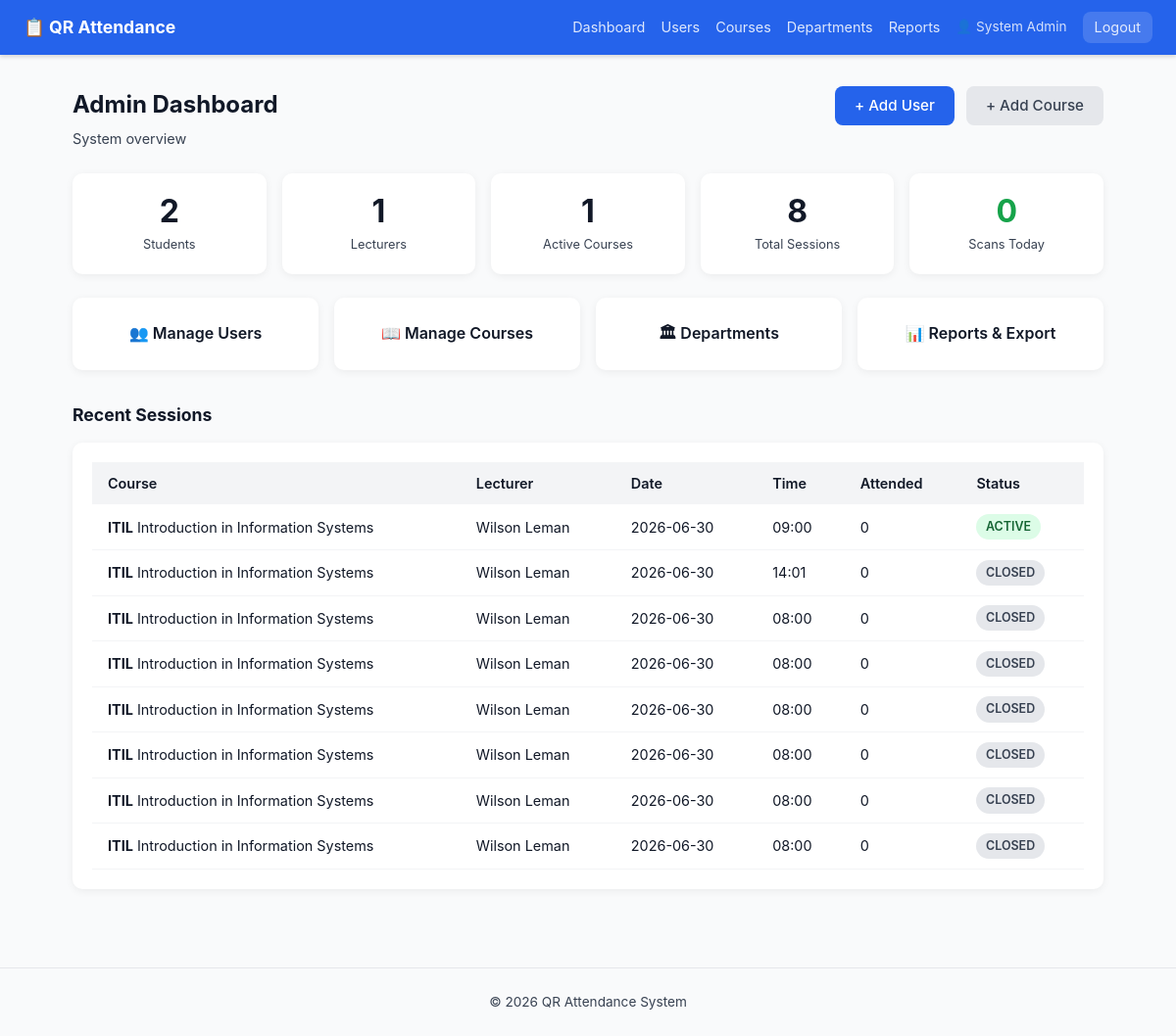
Screenshot of /admin/dashboard (signed in) with the database file from the repository.
### tables this page shows
CREATE TABLE `sessions` (
  `id` int(10) UNSIGNED NOT NULL,
  `course_id` int(10) UNSIGNED NOT NULL,
  `lecturer_id` int(10) UNSIGNED NOT NULL,
  `title` varchar(180) DEFAULT NULL,
  `session_date` date NOT NULL,
  `start_time` time NOT NULL,
  `end_time` time NOT NULL,
  `qr_token` varchar(64) NOT NULL,
  `qr_expires_at` timestamp NOT NULL DEFAULT current_timestamp() ON UPDATE current_timestamp(),
  `qr_image_path` varchar(255) DEFAULT NULL,
  `status` enum('pending','active','closed') NOT NULL DEFAULT 'pending',
  `created_at` timestamp NOT NULL DEFAULT current_timestamp()
);

CREATE TABLE `courses` (
  `id` int(10) UNSIGNED NOT NULL,
  `department_id` int(10) UNSIGNED DEFAULT NULL,
  `lecturer_id` int(10) UNSIGNED DEFAULT NULL,
  `code` varchar(30) NOT NULL,
  `name` varchar(180) NOT NULL,
  `description` text DEFAULT NULL,
  `credit_hours` tinyint(3) UNSIGNED DEFAULT 3,
  `semester` tinyint(3) UNSIGNED DEFAULT NULL,
  `academic_year` varchar(10) DEFAULT NULL,
  `is_active` tinyint(1) NOT NULL DEFAULT 1,
  `created_at` timestamp NOT NULL DEFAULT current_timestamp()
);

### app/core/Controller.php (called while the page is built, shortened)
<?php
class Controller
{
    public function __construct()
    {
        $this->db = Database::getInstance();
    }
    protected function view(string $view, array $data = []): void
    {
        extract($data, EXTR_SKIP);
        $file = APP_PATH . "/views/{$view}.php";
        require APP_PATH . '/views/layouts/header.php';
        require $file;
        require APP_PATH . '/views/layouts/footer.php';
    }
}

### app/controllers/AdminController.php (called while the page is built, shortened)
<?php
class AdminController extends Controller
{
    public function dashboard(): void
    {
        $stats = [
            'students'  => $this->db->scalar("SELECT COUNT(*) FROM students"),
            'lecturers' => $this->db->scalar("SELECT COUNT(*) FROM lecturers"),
            'courses'   => $this->db->scalar("SELECT COUNT(*) FROM courses WHERE is_active=1"),
            'sessions'  => $this->db->scalar("SELECT COUNT(*) FROM sessions"),
            'today'     => $this->db->scalar(
                "SELECT COUNT(*) FROM attendance WHERE DATE(scanned_at) = CURDATE()"
            ),
        ];
        $recentSessions = $this->db->all(
            "SELECT s.*, c.name AS course_name, c.code AS course_code,
                    u.name AS lecturer_name, COUNT(a.id) AS att_count
               FROM sessions s
               JOIN courses   c ON c.id = s.course_id
               JOIN lecturers l ON l.id = s.lecturer_id
               JOIN users     u ON u.id = l.user_id
               LEFT JOIN attendance a ON a.session_id = s.id
              GROUP BY s.id
              ORDER BY s.created_at DESC LIMIT 10"
        );
        $this->view('admin/dashboard', [
            'user'           => Auth::user(),
            'stats'          => $stats,
            'recentSessions' => $recentSessions,
            'flash'          => $this->getFlash(),
        ]);
    }
}

### public/index.php (called while the page is built, shortened)
<?php
require_once APP_PATH . '/core/Database.php';
require_once APP_PATH . '/core/Controller.php';
require_once APP_PATH . '/core/Router.php';
$router = new Router();
$router->get( '/',         'AuthController@showLogin');
$router->get( '/login',    'AuthController@showLogin');
$router->post('/login',    'AuthController@login');
$router->get( '/register', 'AuthController@showRegister');
$router->post('/register', 'AuthController@register');
$router->get( '/logout',   'AuthController@logout');
$router->get('/attend/:token', 'AttendanceController@scan');
$router->get( '/lecturer/dashboard',            'LecturerController@dashboard',         ['auth','role:lecturer']);
$router->get( '/lecturer/sessions',             'LecturerController@sessions',          ['auth','role:lecturer']);
$router->get( '/lecturer/sessions/create',      'LecturerController@createSessionForm', ['auth','role:lecturer']);
$router->post('/lecturer/sessions/create',      'LecturerController@createSession',     ['auth','role:lecturer']);
$router->post('/lecturer/sessions/:id/activate','LecturerController@activateSession', ['auth','role:lecturer']);
$router->get( '/lecturer/sessions/:id/scan',    'LecturerController@scanView',          ['auth','role:lecturer']);
$router->post('/lecturer/sessions/:id/activate','LecturerController@activateSession',   ['auth','role:lecturer']);
$router->post('/lecturer/sessions/:id/close',   'LecturerController@closeSession',      ['auth','role:lecturer']);
$router->get( '/student/dashboard',    'StudentController@dashboard',   ['auth','role:student']);
$router->get( '/student/courses/:id',  'StudentController@courseDetail',['auth','role:student']);
$router->get( '/admin/dashboard',           'AdminController@dashboard',       ['auth','role:admin']);
$router->get( '/admin/users',               'AdminController@users',           ['auth','role:admin']);
$router->get( '/admin/users/create',        'AdminController@createUserForm',  ['auth','role:admin']);
$router->post('/admin/users/create',        'AdminController@createUser',      ['auth','role:admin']);
$router->post('/admin/users/:id/toggle',    'AdminController@toggleUser',      ['auth','role:admin']);
$router->get( '/admin/courses',             'AdminController@courses',         ['auth','role:admin']);
$router->get( '/admin/courses/create',      'AdminController@createCourseForm',['auth','role:admin']);
$router->post('/admin/courses/create',      'AdminController@createCourse',    ['auth','role:admin']);
$router->post('/admin/courses/:id/toggle',  'AdminController@toggleCourse',    ['auth','role:admin']);
$router->get( '/admin/departments',         'AdminController@departments',     ['auth','role:admin']);
$router->post('/admin/departments/create',  'AdminController@createDepartment',['auth','role:admin']);
$router->get( '/admin/reports',             'AdminController@reports',         ['auth','role:admin']);
$router->get( '/admin/reports/export',      'AdminController@exportReport',    ['auth','role:admin']);
$router->get( '/admin/courses/:id/enrollment', 'AdminController@enrollmentView', ['auth','role:admin']);
$router->post('/admin/courses/:id/enroll',     'AdminController@enrollStudent',  ['auth','role:admin']);
$router->dispatch();

### app/config/database.php (called while the page is built)
<?php
return [
    'driver'   => 'mysql',
    'host'     => $_ENV['DB_HOST']     ?? 'localhost',
    'port'     => $_ENV['DB_PORT']     ?? '3306',
    'database' => $_ENV['DB_NAME']     ?? 'qr_attendance',
    'username' => $_ENV['DB_USER']     ?? 'root',
    'password' => $_ENV['DB_PASS']     ?? '',
    'charset'  => 'utf8mb4',
    'options'  => [
        PDO::ATTR_ERRMODE            => PDO::ERRMODE_EXCEPTION,
        PDO::ATTR_DEFAULT_FETCH_MODE => PDO::FETCH_ASSOC,
        PDO::ATTR_EMULATE_PREPARES   => false,
    ],
];

### app/core/Database.php (called while the page is built, shortened)
<?php
class Database
{
    private static ?Database $instance = null;
    private PDO $pdo;
    private function __construct()
    {
        $config = require APP_PATH . '/config/database.php';
        $dsn = sprintf(
            '%s:host=%s;port=%s;dbname=%s;charset=%s',
            $config['driver'],
            $config['host'],
            $config['port'],
            $config['database'],
            $config['charset']
        );
        try {
            $this->pdo = new PDO($dsn, $config['username'], $config['password'], $config['options']);
        } catch (PDOException $e) {
            error_log('DB connection failed: ' . $e->getMessage());
            throw new RuntimeException('Database connection failed. Check logs for details.');
        }
    }
    public static function getInstance(): self
    {
        if (self::$instance === null) {
            self::$instance = new self();
        }
        return self::$instance;
    }
    private function run(string $sql, array $params = []): PDOStatement
    {
        $stmt = $this->pdo->prepare($sql);
        $stmt->execute($params);
        return $stmt;
    }
    public function all(string $sql, array $params = []): array
    {
        return $this->run($sql, $params)->fetchAll();
    }
    public function scalar(string $sql, array $params = []): mixed
    {
        $row = $this->run($sql, $params)->fetch(PDO::FETCH_NUM);
        return $row ? $row[0] : null;
    }
}

### app/views/admin/dashboard.php (the view, shortened to what this page needs)
<div class="page-header">
    <div>
        <h1>Admin Dashboard</h1>
        <p class="subtitle">System overview</p>
    </div>
    <div class="header-actions">
        <a href="<?= BASE_URL ?>/admin/users/create" class="btn btn-primary">+ Add User</a>
        <a href="<?= BASE_URL ?>/admin/courses/create" class="btn btn-secondary">+ Add Course</a>
    </div>
</div>
<div class="stat-strip">
    <div class="stat-box">
        <span class="stat-num"><?= (int)$stats['students'] ?></span>
        <span class="stat-label">Students</span>
    </div>
    <div class="stat-box">
        <span class="stat-num"><?= (int)$stats['lecturers'] ?></span>
        <span class="stat-label">Lecturers</span>
    </div>
    <div class="stat-box">
        <span class="stat-num"><?= (int)$stats['courses'] ?></span>
        <span class="stat-label">Active Courses</span>
    </div>
    <div class="stat-box">
        <span class="stat-num"><?= (int)$stats['sessions'] ?></span>
        <span class="stat-label">Total Sessions</span>
    </div>
    <div class="stat-box">
        <span class="stat-num text-success"><?= (int)$stats['today'] ?></span>
        <span class="stat-label">Scans Today</span>
    </div>
</div>
<div class="admin-nav-grid">
    <a href="<?= BASE_URL ?>/admin/users"       class="admin-nav-card">👥 Manage Users</a>
    <a href="<?= BASE_URL ?>/admin/courses"     class="admin-nav-card">📖 Manage Courses</a>
    <a href="<?= BASE_URL ?>/admin/departments" class="admin-nav-card">🏛 Departments</a>
    <a href="<?= BASE_URL ?>/admin/reports"     class="admin-nav-card">📊 Reports & Export</a>
</div>
<section class="section">
    <h2 class="section-title">Recent Sessions</h2>
    <div class="card">
        <?php if (empty($recentSessions)): ?>
            <p class="empty">No sessions yet.</p>
        <?php else: ?>
        <table class="table">
            <thead>
                <tr>
                    <th>Course</th>
                    <th>Lecturer</th>
                    <th>Date</th>
                    <th>Time</th>
                    <th>Attended</th>
                    <th>Status</th>
                </tr>
            </thead>
            <tbody>
            <?php foreach ($recentSessions as $s): ?>
                <tr>
                    <td><strong><?= htmlspecialchars($s['course_code']) ?></strong>
                        <?= htmlspecialchars($s['course_name']) ?></td>
                    <td><?= htmlspecialchars($s['lecturer_name']) ?></td>
                    <td><?= htmlspecialchars($s['session_date']) ?></td>
                    <td><?= htmlspecialchars(substr($s['start_time'],0,5)) ?></td>
                    <td><?= (int)$s['att_count'] ?></td>
                    <td><span class="badge badge-<?= $s['status'] ?>"><?= $s['status'] ?></span></td>
                </tr>
            <?php endforeach; ?>
            </tbody>
        </table>
        <?php endif; ?>
    </div>
</section>

### app/core/Router.php (shortened to what this page needs)
<?php
class Router
{
    private array $routes = [];
    private function addRoute(string $method, string $path, string $handler, array $middleware): void
    {
        $this->routes[] = compact('method', 'path', 'pattern', 'handler', 'middleware');
    }
    public function dispatch(): void
{
    $method     = $_SERVER['REQUEST_METHOD'];
    $requestUri = strtok($_SERVER['REQUEST_URI'], '?');
    $scriptDir  = str_replace('\\', '/', dirname($_SERVER['SCRIPT_NAME']));
    $basePath   = rtrim($scriptDir, '/');
    $uri        = '/' . ltrim(substr($requestUri, strlen($basePath)), '/');
    $uri = preg_replace('#^/index\.php(/|$)#', '/', $uri);
    foreach ($this->routes as $route) {
            if ($route['method'] !== $method) {
                continue;
            }
            if (!preg_match($route['pattern'], $uri, $matches)) {
                continue;
            }
            $params = array_filter($matches, 'is_string', ARRAY_FILTER_USE_KEY);
            [$class, $action] = explode('@', $route['handler']);
            $controller = new $class();
            $controller->$action($params);
            return;
        }
    }
}

### public/assets/css/app.css (style rules this page uses)
*, *::before, *::after { box-sizing: border-box; margin: 0; padding: 0; }
:root { --primary: #2563eb; --primary-h: #1d4ed8; --danger: #dc2626; --success: #16a34a; --warning: #d97706; --gray-50: #f9fafb; --gray-100: #f3f4f6; --gray-200: #e5e7eb; --gray-700: #374151; --gray-900: #111827; --radius: 8px; }
body { font-family: -apple-system, BlinkMacSystemFont, 'Segoe UI', Roboto, sans-serif; background: var(--gray-50); color: var(--gray-900); line-height: 1.6; }
.btn { display: inline-block; padding: .5rem 1.25rem; border-radius: var(--radius); border: none; cursor: pointer; font-size: .95rem; font-weight: 500; text-decoration: none; transition: background .15s; }
.btn-primary { background: var(--primary); color: #fff; }
.btn-secondary { background: var(--gray-200); color: var(--gray-700); }
.badge { display: inline-block; padding: .2rem .6rem; border-radius: 99px; font-size: .78rem; font-weight: 600; text-transform: uppercase; }
.badge-active { background: #dcfce7; color: #166534; }
.badge-closed { background: var(--gray-200); color: var(--gray-700); }
.table { width: 100%; border-collapse: collapse; font-size: .9rem; }
.table th { background: var(--gray-100); padding: .65rem 1rem; text-align: left; font-weight: 600; }
.table td { padding: .6rem 1rem; border-bottom: 1px solid var(--gray-100); }
.page-header { display: flex; justify-content: space-between; align-items: flex-start; margin-bottom: 1.5rem; }
.page-header h1 { font-size: 1.5rem; margin-bottom: .25rem; }
.subtitle { color: var(--gray-700); font-size: .9rem; }
.header-actions { display: flex; gap: .75rem; }
.section { margin-top: 2rem; }
.section-title { font-size: 1.1rem; margin-bottom: .85rem; }
.stat-strip { display: grid; grid-template-columns: repeat(auto-fit, minmax(140px, 1fr)); gap: 1rem; margin-bottom: 1.5rem; }
.stat-box { background: #fff; border-radius: 10px; padding: 1.25rem; text-align: center; box-shadow: 0 2px 8px rgba(0,0,0,.06); }
.stat-num { display: block; font-size: 2rem; font-weight: 700; line-height: 1.2; }
.stat-label { display: block; font-size: .8rem; color: var(--gray-700); margin-top: .25rem; }
.text-success { color: var(--success); }
.admin-nav-grid { display: grid; grid-template-columns: repeat(auto-fit, minmax(180px, 1fr)); gap: 1rem; margin-bottom: 2rem; }
.admin-nav-card { background: #fff; border-radius: 10px; padding: 1.5rem; text-align: center; font-weight: 600; text-decoration: none; color: var(--gray-900); box-shadow: 0 2px 8px rgba(0,0,0,.06); transition: box-shadow .15s, transform .15s; }
.card { background: #fff; border-radius: 10px; padding: 1.25rem; box-shadow: 0 2px 8px rgba(0,0,0,.06); overflow-x: auto; }

### rows the page displays
sessions: course.code "ITIL", course.name "Introduction in Information Systems", lecturer_name "Wilson Leman", session_date "2026-06-30", start_time "09:00", att_count "0", status "ACTIVE"
sessions: course.code "ITIL", course.name "Introduction in Information Systems", lecturer_name "Wilson Leman", session_date "2026-06-30", start_time "14:01", att_count "0", status "CLOSED"
sessions: course.code "ITIL", course.name "Introduction in Information Systems", lecturer_name "Wilson Leman", session_date "2026-06-30", start_time "08:00", att_count "0", status "CLOSED"
sessions: course.code "ITIL", course.name "Introduction in Information Systems", lecturer_name "Wilson Leman", session_date "2026-06-30", start_time "08:00", att_count "0", status "CLOSED"
sessions: course.code "ITIL", course.name "Introduction in Information Systems", lecturer_name "Wilson Leman", session_date "2026-06-30", start_time "08:00", att_count "0", status "CLOSED"
sessions: course.code "ITIL", course.name "Introduction in Information Systems", lecturer_name "Wilson Leman", session_date "2026-06-30", start_time "08:00", att_count "0", status "CLOSED"
sessions: course.code "ITIL", course.name "Introduction in Information Systems", lecturer_name "Wilson Leman", session_date "2026-06-30", start_time "08:00", att_count "0", status "CLOSED"
sessions: course.code "ITIL", course.name "Introduction in Information Systems", lecturer_name "Wilson Leman", session_date "2026-06-30", start_time "08:00", att_count "0", status "CLOSED"

### other values shown
$stats['students'] "2"
$stats['lecturers'] "1"
$stats['courses'] "1"
$stats['sessions'] "8"
$stats['today'] "0"
